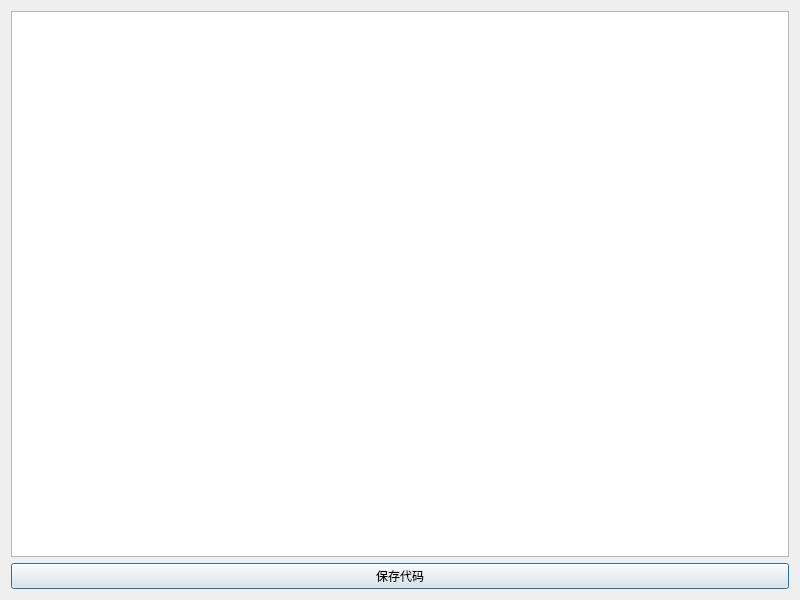
<?xml version="1.0" encoding="UTF-8"?>
<ui version="4.0">
 <class>CodePreviewer</class>
 <widget class="QDialog" name="CodePreviewer">
  <property name="geometry">
   <rect>
    <x>0</x>
    <y>0</y>
    <width>800</width>
    <height>600</height>
   </rect>
  </property>
  <property name="windowTitle">
   <string>代码生成结果</string>
  </property>
  <property name="modal">
   <bool>false</bool>
  </property>
  <layout class="QVBoxLayout" name="verticalLayout">
   <item>
    <widget class="QTextBrowser" name="previewer"/>
   </item>
   <item>
    <widget class="QPushButton" name="saveCode">
     <property name="text">
      <string>保存代码</string>
     </property>
    </widget>
   </item>
  </layout>
 </widget>
 <resources/>
 <connections/>
</ui>
